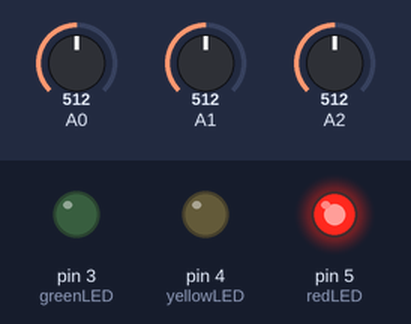
The sketch below on a simulated Arduino Uno, built with avr-gcc and run on an emulated ATmega328P. Shown: output pins drawn as LEDs (lit = HIGH). The inputs (shaded band) are chosen by the test bench; at power-on: A2 = 512, A0 = 512, A1 = 512.

Above: at 1.2 s.
1.3 s: A2 set to 804
2.8 s: A2 set to 826
At 3.5 s:
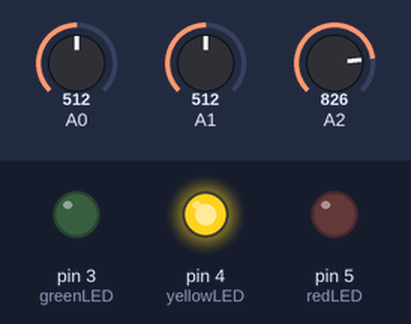
4.3 s: A2 set to 716
At 5.0 s:
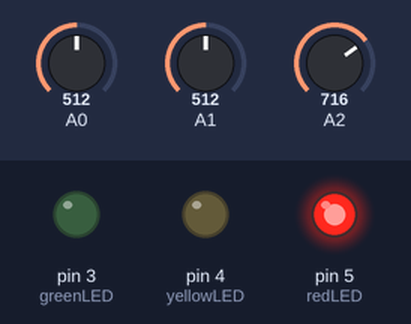
5.8 s: A2 set to 900
At 6.9 s:
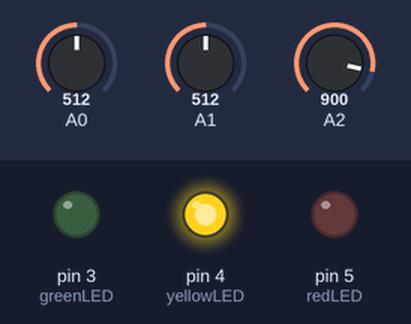
Timing chart, 0 to 8.3 s (numbered marks = the images above; inputs shaded):
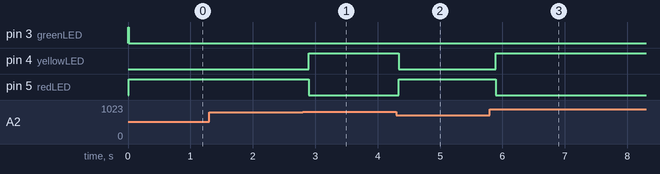

The sketch:

Inclinometer_ADXL335_accelerometer.ino
```cpp
#include <math.h>   //Auduino code library for math operations

int greenLED = 3;     // assign digital pin to an LED
int yellowLED = 4;    // assign digital pin to an LED
int redLED = 5;       // assign digital pin to an LED

float valX, valY, valZ; //raw analog values for x, y, and z axis readings.
float accX, accY, accZ; //analog readings converted to acceleration, in g's.
float angleX, angleY, angleZ; //angle of inclination with x,y, and z axis.
float absAngleX, absAngleY, absAngleZ; //positive incline angles


void setup()
{//****start setup function****
  //Serial.begin(9600);  //set the serial port to 9600 baud if monitor is used.

  //constrain analog x, y, z readings to actual measured ranges
  constrain(valX,260,392);
  constrain(valY,259,391);
  constrain(valZ,284,418);

  //declare LED pins as output.
  pinMode(greenLED, OUTPUT);
  pinMode(yellowLED, OUTPUT);
  pinMode(redLED, OUTPUT);

  //start with green LED on, yellow LED and red LED off.
  digitalWrite(greenLED, HIGH);
  digitalWrite(yellowLED, LOW);
  digitalWrite(redLED, LOW);

}//****endof setup function****

void loop()
{//****start infinite loop****
  //read the accelerometer x, y, and z axis values
  valX = analogRead(0);       // read analog input pin A0
  valY = analogRead(1);       // read analog input pin A1
  valZ = analogRead(2);       // read analog input pin A2
  delay(10);  // short delay to allow readings to stabilize

  //map the analog sensor readings to a g value between -1 g to + 1 g
  //to match the values in AN-1057, the z readings were reversed.
  accX = mapf(valX,260.0,392.0,+1.0,-1.0); //user defined mapf function
  accY = mapf(valY,259.0,391.0,+1.0,-1.0); //user defined mapf function
  accZ = mapf(valZ,284.0,418.0,-1.0,+1.0); //user defined mapf function

  //calculate the angle of inclination with each axis.
  angleX = atan2(accX,(sqrt(pow(accY,2)+pow(accZ,2))))*(180/PI);
  angleY = atan2(accY,(sqrt(pow(accX,2)+pow(accZ,2))))*(180/PI);
  angleZ = atan2((sqrt(pow(accX,2)+pow(accY,2))),accZ)*(180/PI);

  //use fabs() "f"loating point absolute value vs abs()
  absAngleX = fabs(angleX);
  absAngleY = fabs(angleY);
  absAngleZ = fabs(angleZ);

  //illuminate the green, yellow and red LEDs as aprropriate.
  if (absAngleX < 15 && absAngleY < 15 && absAngleZ < 15)
    {
    digitalWrite(greenLED, HIGH);
    digitalWrite(yellowLED, LOW);
    digitalWrite(redLED, LOW);
    delay(100);
    }
  else if (absAngleX < 30 && absAngleY < 30 && absAngleZ < 30)
    {
    digitalWrite(greenLED, LOW);
    digitalWrite(yellowLED, HIGH);
    digitalWrite(redLED, LOW);
    delay(100);
    }
  else
    {
    digitalWrite(greenLED, LOW);
    digitalWrite(yellowLED, LOW);
    digitalWrite(redLED, HIGH);
    delay(100);
    }


 /********************************************************************/
//  Print data used for testing and debugging - comment out as needed.
//  Serial.print("analog readings for x, y, z: ");
//  Serial.print(valX, DEC);    // print the acceleration in the X axis
//  Serial.print(" ");          // prints a space between the numbers
//  Serial.print(valY, DEC);    // print the acceleration in the Y axis
//  Serial.print(" ");          // prints a space between the numbers
//  Serial.println(valZ, DEC);  // print the acceleration in the Z axis
//
//  Serial.print("accX ");
//  Serial.println(accX,DEC);
//  Serial.print("accY ");
//  Serial.println(accY,DEC);
//  Serial.print("accZ ");
//  Serial.println(accZ,DEC);
//
//  Serial.print("angleX ");
//  Serial.println(angleX,DEC);
//  Serial.print("angleY ");
//  Serial.println(angleY,DEC);
//  Serial.print("angleZ ");
//  Serial.println(angleZ,DEC);
//  delay(1000);  // waitfor next reading
/********************************************************************/

}//****endof infinite loop****

/********************************************************************
//function mapf to mimic map function but it uses floating point numbers
 *******************************************************************/
float mapf(float x_, float in_min, float in_max, float out_min, float out_max)
 {//****start mapf function****
   return (x_ - in_min) * (out_max - out_min) / (in_max - in_min) + out_min;
 }//****endof mapf function****
```

Measured:
- the behaviour switches between 814 and 815 on A2 (found by bisection; images 0 and 1)
- after the input at 1.3 s, every drawn part: stays the same
- after the input at 2.8 s, pin 4 (yellowLED): LOW → HIGH after 0.10 s; pin 5 (redLED): HIGH → LOW after 0.10 s
- after the input at 4.3 s, pin 4 (yellowLED): HIGH → LOW at once; pin 5 (redLED): LOW → HIGH at once
- after the input at 5.8 s, pin 4 (yellowLED): LOW → HIGH after 0.09 s; pin 5 (redLED): HIGH → LOW after 0.09 s
